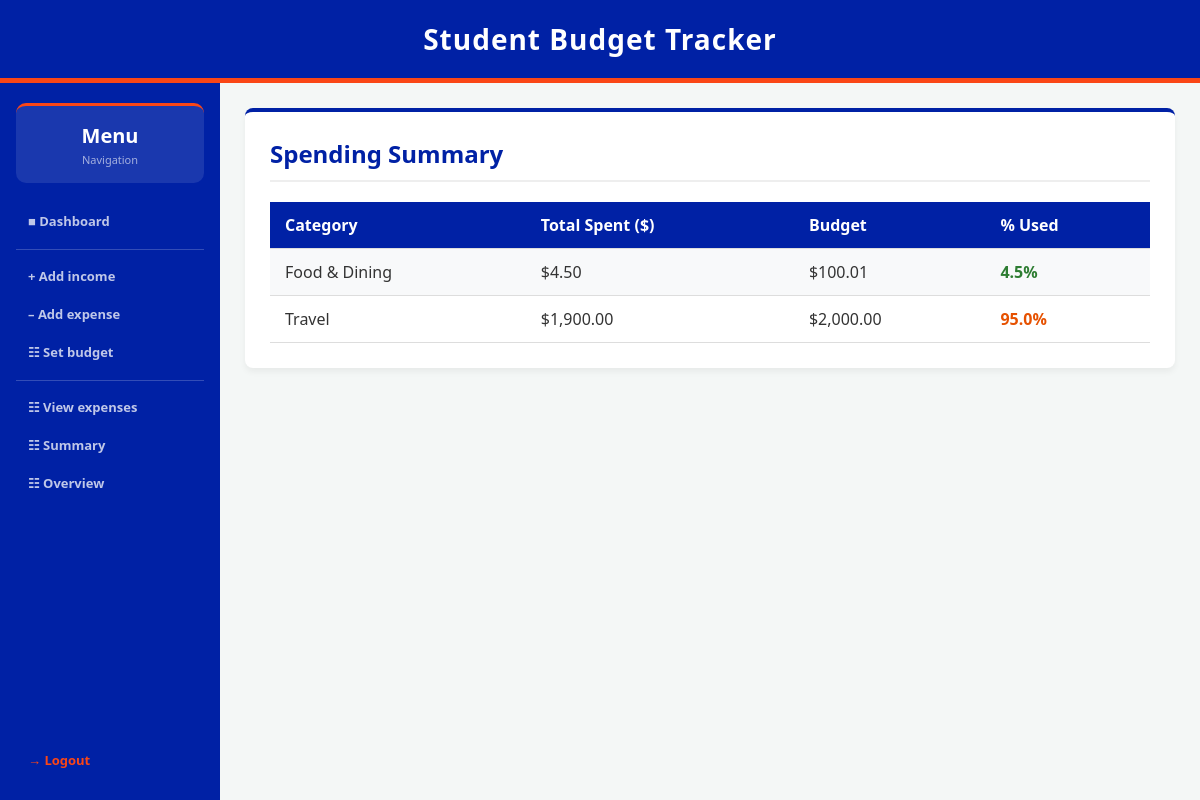
/spending_summary (signed in), run on the app's committed database.
### tables this page shows
CREATE TABLE expenses (
    expense_id INTEGER PRIMARY KEY AUTOINCREMENT,
    user_id INTEGER NOT NULL,
    category TEXT NOT NULL,
    amount REAL NOT NULL CHECK(amount > 0),
    date TIMESTAMP DEFAULT CURRENT_TIMESTAMP, description TEXT DEFAULT "",
    FOREIGN KEY (user_id) REFERENCES users (id)
);

CREATE TABLE category_budgets (
    id INTEGER PRIMARY KEY AUTOINCREMENT,
    user_id INTEGER NOT NULL,
    category TEXT NOT NULL,
    amount REAL NOT NULL CHECK(amount > 0),
    FOREIGN KEY (user_id) REFERENCES users (id),
    UNIQUE(user_id, category)
);

### app.py (the view)
@app.route('/spending_summary')
def spending_summary():
    if 'user_id' not in session:
        return redirect(url_for('login'))
    totals = data_manager.get_category_totals(session['user_id'])
    alert = data_manager.budget_alert(session['user_id'])
    budgets = data_manager.get_category_budgets(session['user_id'])
    return render_template('spending_summary.html', totals=totals, alert=alert, budgets=budgets)

### data_manager.py (called while the page is built, shortened)
def get_db_connection():
    return sqlite3.connect(DB_NAME)

def get_category_totals(user_id):
    connection = get_db_connection()
    cursor = connection.cursor()
    cursor.execute("SELECT category, SUM(amount) FROM expenses WHERE user_id = ? GROUP BY category", (user_id,))
    rows = cursor.fetchall()
    connection.close()
    return rows

def get_budget(user_id, month):
    connection = get_db_connection()
    cursor = connection.cursor()
    cursor.execute("SELECT amount FROM budgets WHERE user_id = ? AND month = ?", (user_id, month))
    row = cursor.fetchone()
    connection.close()
    return row[0] if row else 0

def get_category_budgets(user_id):
    connection = get_db_connection()
    cursor = connection.cursor()
    cursor.execute("SELECT category, amount FROM category_budgets WHERE user_id = ?", (user_id,))
    rows = cursor.fetchall()
    connection.close()
    return {row[0]: row[1] for row in rows}

def budget_alert(user_id):
    now = datetime.now()
    month = now.strftime('%Y-%m')
    current_day = now.day
    total_days = calendar.monthrange(now.year, now.month)[1]
    budget = get_budget(user_id, month)
    if budget <= 0:
        return None
    conn = get_db_connection()
    cursor = conn.cursor()
    cursor.execute("SELECT SUM(amount) FROM expenses WHERE user_id = ? AND strftime('%Y-%m', date) = ?", (user_id, month))
    total_spent = cursor.fetchone()[0] or 0
    conn.close()
    spending_percentage = (total_spent / budget) * 100
    time_percentage = (current_day / total_days) * 100
    return None

### templates/spending_summary.html (shortened to what this page needs)
{% extends "layout.html" %}
{% block content %}
<div class="card">
    <h2>Spending Summary</h2>
    {% if totals %}
        <table>
            <tr>
                <th>Category</th>
                <th>Total Spent ($)</th>
                <th>Budget</th>
                <th>% Used</th>
            </tr>
            {% for category, total in totals %}
            {% set budget = budgets.get(category, 0) %}
            <tr>
                <td>{{ category }}</td>
                <td>${{ "{:,.2f}".format(total|float) }}</td>
                <td>{% if budget %}${{ "{:,.2f}".format(budget|float) }}{% else %}—{% endif %}</td>
                <td>
                    {% if budget %}
                        {% set pct = (total / budget * 100)|round(1) %}
                        <span style="color: {% if pct >= 100 %}#c62828{% elif pct >= 80 %}#e65100{% else %}#2e7d32{% endif %}; font-weight:600;">
                            {{ pct }}%
                        </span>
                    {% else %}—{% endif %}
                </td>
            </tr>
            {% endfor %}
        </table>
    {% else %}
        <p>No expenses logged yet. <a href="/add_expense">Log one now!</a></p>
    {% endif %}
</div>
{% endblock %}

### templates/layout.html (style rules this page uses)
:root { --uf-blue: #0021A5; --uf-orange: #FA4616; --bg-color: #f4f7f6; --text-color: #333333; --card-bg: #ffffff; }
* { box-sizing: border-box; margin: 0; padding: 0; }
body { font-family: 'Segoe UI', Tahoma, Geneva, Verdana, sans-serif; background-color: var(--bg-color); color: var(--text-color); min-height: 100vh; display: flex; flex-direction: column; }
.card { background-color: var(--card-bg); padding: 25px; border-radius: 8px; box-shadow: 0 4px 6px rgba(0,0,0,0.05); margin-bottom: 25px; border-top: 4px solid var(--uf-blue); }
.card h2 { margin-top: 0; color: var(--uf-blue); border-bottom: 2px solid #eee; padding-bottom: 10px; margin-bottom: 20px; }
table { width: 100%; border-collapse: collapse; margin-top: 10px; }
th, td { padding: 12px 15px; text-align: left; }
th { background-color: var(--uf-blue); color: white; font-weight: 600; }
tr { border-bottom: 1px solid #dddddd; }
tr:nth-child(even) { background-color: #f8f9fa; }

### data on the page
expenses: category "Food & Dining", amount "4.50", amount "4.5"
category_budgets: amount "100.01"
expenses: category "Travel", amount "1,900.00", pct "95.0"
category_budgets: amount "2,000.00"
